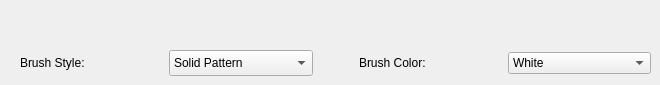
      <widget class="QWidget" name="brush_tab">
       <attribute name="title">
        <string>Brush</string>
       </attribute>
       <widget class="QWidget" name="gridLayoutWidget_2">
        <property name="geometry">
         <rect>
          <x>20</x>
          <y>50</y>
          <width>631</width>
          <height>26</height>
         </rect>
        </property>
        <layout class="QHBoxLayout" name="horizontalLayout">
         <property name="sizeConstraint">
          <enum>QLayout::SetNoConstraint</enum>
         </property>
         <item>
          <widget class="QLabel" name="brush_style_label">
           <property name="text">
            <string>Brush Style:</string>
           </property>
           <property name="buddy">
            <cstring>brush_style</cstring>
           </property>
          </widget>
         </item>
         <item>
          <widget class="QComboBox" name="brush_style">
           <property name="sizePolicy">
            <sizepolicy hsizetype="Preferred" vsizetype="Preferred">
             <horstretch>0</horstretch>
             <verstretch>0</verstretch>
            </sizepolicy>
           </property>
           <item>
            <property name="text">
             <string>Solid Pattern</string>
            </property>
           </item>
           <item>
            <property name="text">
             <string>Horizontal Pattern</string>
            </property>
           </item>
           <item>
            <property name="text">
             <string>Vertical Pattern</string>
            </property>
           </item>
           <item>
            <property name="text">
             <string>No Brush</string>
            </property>
           </item>
          </widget>
         </item>
         <item>
          <spacer name="horizontalSpacer_2">
           <property name="orientation">
            <enum>Qt::Horizontal</enum>
           </property>
           <property name="sizeType">
            <enum>QSizePolicy::Minimum</enum>
           </property>
           <property name="sizeHint" stdset="0">
            <size>
             <width>40</width>
             <height>20</height>
            </size>
           </property>
          </spacer>
         </item>
         <item>
          <widget class="QLabel" name="brush_color_label">
           <property name="enabled">
            <bool>true</bool>
           </property>
           <property name="sizePolicy">
            <sizepolicy hsizetype="Preferred" vsizetype="Preferred">
             <horstretch>0</horstretch>
             <verstretch>0</verstretch>
            </sizepolicy>
           </property>
           <property name="text">
            <string>Brush Color:</string>
           </property>
           <property name="scaledContents">
            <bool>false</bool>
           </property>
           <property name="indent">
            <number>-1</number>
           </property>
           <property name="buddy">
            <cstring>brush_color</cstring>
           </property>
          </widget>
         </item>
         <item>
          <widget class="QComboBox" name="brush_color">
           <item>
            <property name="text">
             <string>White</string>
            </property>
           </item>
           <item>
            <property name="text">
             <string>Black</string>
            </property>
           </item>
           <item>
            <property name="text">
             <string>Red</string>
            </property>
           </item>
           <item>
            <property name="text">
             <string>Green</string>
            </property>
           </item>
           <item>
            <property name="text">
             <string>Blue</string>
            </property>
           </item>
           <item>
            <property name="text">
             <string>Cyan</string>
            </property>
           </item>
           <item>
            <property name="text">
             <string>Magenta</string>
            </property>
           </item>
           <item>
            <property name="text">
             <string>Yellow</string>
            </property>
           </item>
           <item>
            <property name="text">
             <string>Gray</string>
            </property>
           </item>
          </widget>
         </item>
        </layout>
       </widget>
      </widget>
